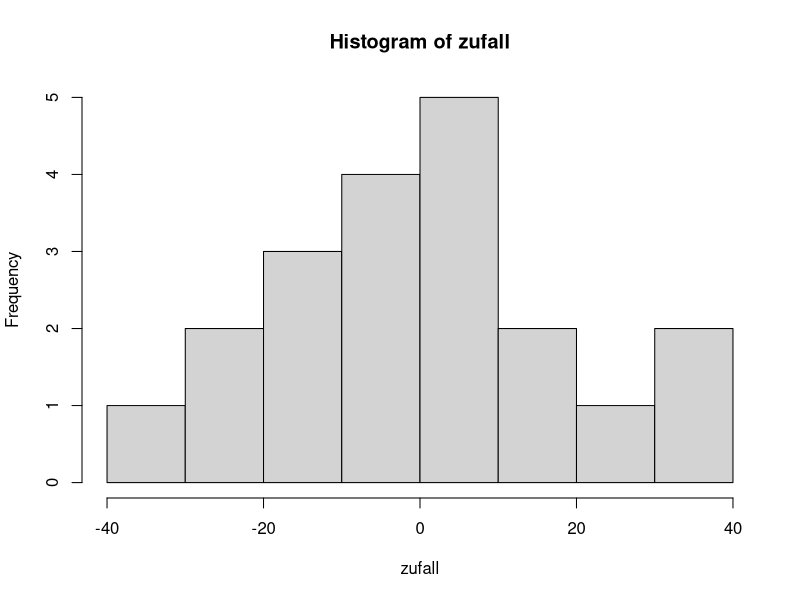
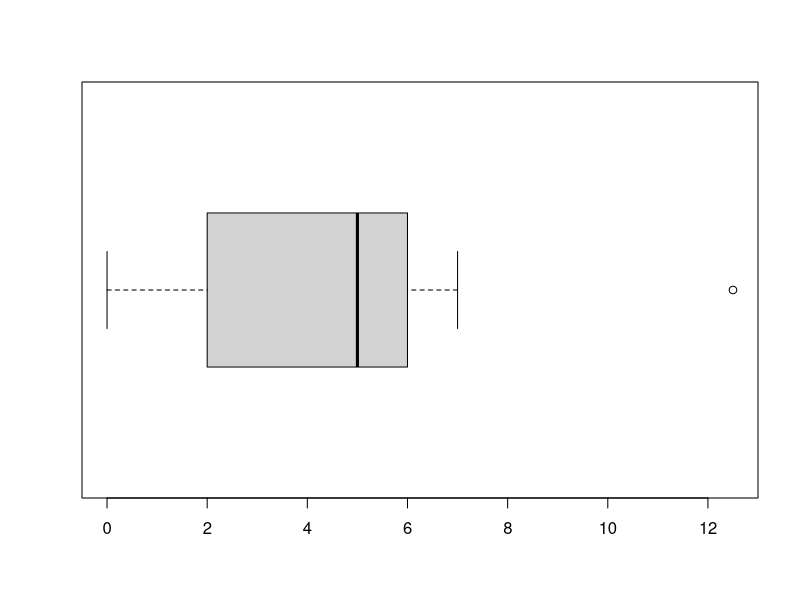
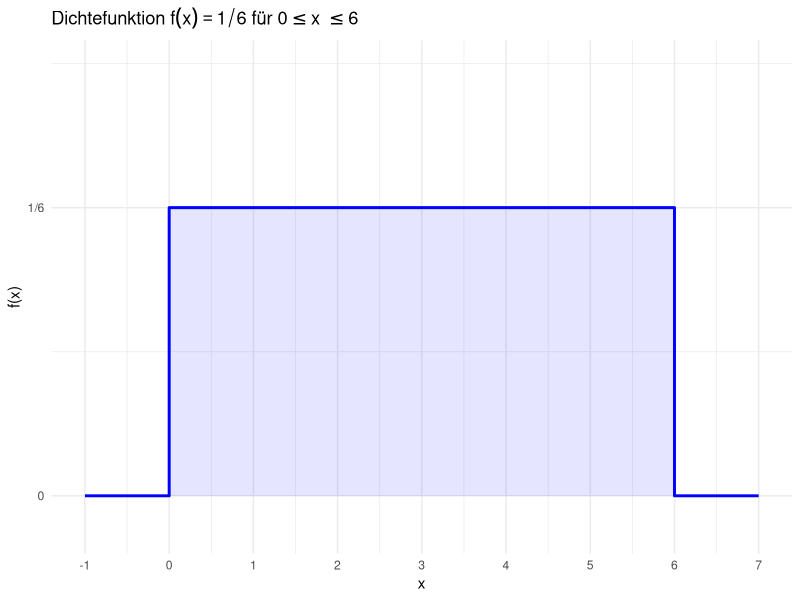

Reproduce these figures in R, in order.
## ---- chunk 1
noten <- c(1.3, 2.0, 1.7, 3.3, 2.3)
mean(noten)
## ---- chunk 2
noten <- c(1.3, 2.0, 1.7, 3.3, 2.3)
median(noten)
## ---- chunk 3
gm <- function(x){
  return( prod(x)^(1/length(x)) )
}
daten <- c(2, 4, 8)
gm(daten) # Ergibt 4 [7]
## ---- chunk 4
daten <- c(3, 7, 12, 18, 25, 30, 45, 50, 60, 80, 100)
quantile(daten)
## ---- chunk 5
daten <- c(3, 7, 12, 18, 25, 30, 45, 50, 60, 80, 100)
IQR(daten)
## ---- chunk 6
daten <- c(3, 7, 12, 18, 25, 30, 45, 50, 60, 80, 100)
summary(daten)
## ---- chunk 7
daten <- c(3, 7, 12, 18, 25, 30, 45, 50, 60, 80, 100)
quantile(daten, probs = c(0.3, 0.6, 0.9))
## ---- chunk 8
vektor <- c(1,2,3,4,5)
## ---- chunk 9
zufall <- rnorm(20, 0, 17)
summary(zufall)
zufall
## ---- chunk 10
hist(zufall)
## ---- chunk 11
boxwert <- c(0,4,5,6,7,2,5,1,12.5)
boxplot(boxwert, horizontal = TRUE)
## ---- chunk 12
#| message: false
#| warning: false
library(ggplot2)

# Daten für die Linien definieren
# Wir erstellen Punkte für die Sprünge bei 0 und 6
df <- data.frame(
  x = c(-1, 0, 0, 6, 6, 7),
  y = c(0, 0, 1/6, 1/6, 0, 0)
)

# Plot erstellen
ggplot(df, aes(x = x, y = y)) +
  # Die blaue Linie der Dichtefunktion
  geom_line(color = "blue", size = 1) +
  # Die Fläche unter der Kurve (nur zwischen 0 und 6)
  geom_ribbon(data = subset(df, x >= 0 & x <= 6), 
              aes(ymin = 0, ymax = y), 
              fill = "blue", alpha = 0.1) +
  # Styling
  scale_y_continuous(breaks = c(0, 1/6), labels = c("0", "1/6")) +
  scale_x_continuous(breaks = -1:7) +
  coord_cartesian(ylim = c(-0.02, 0.25)) +
  labs(title = expression(paste("Dichtefunktion ", f(x) == 1/6, " für ", 0 <= x, " " <= 6)),
       x = "x",
       y = "f(x)") +
  theme_minimal()
